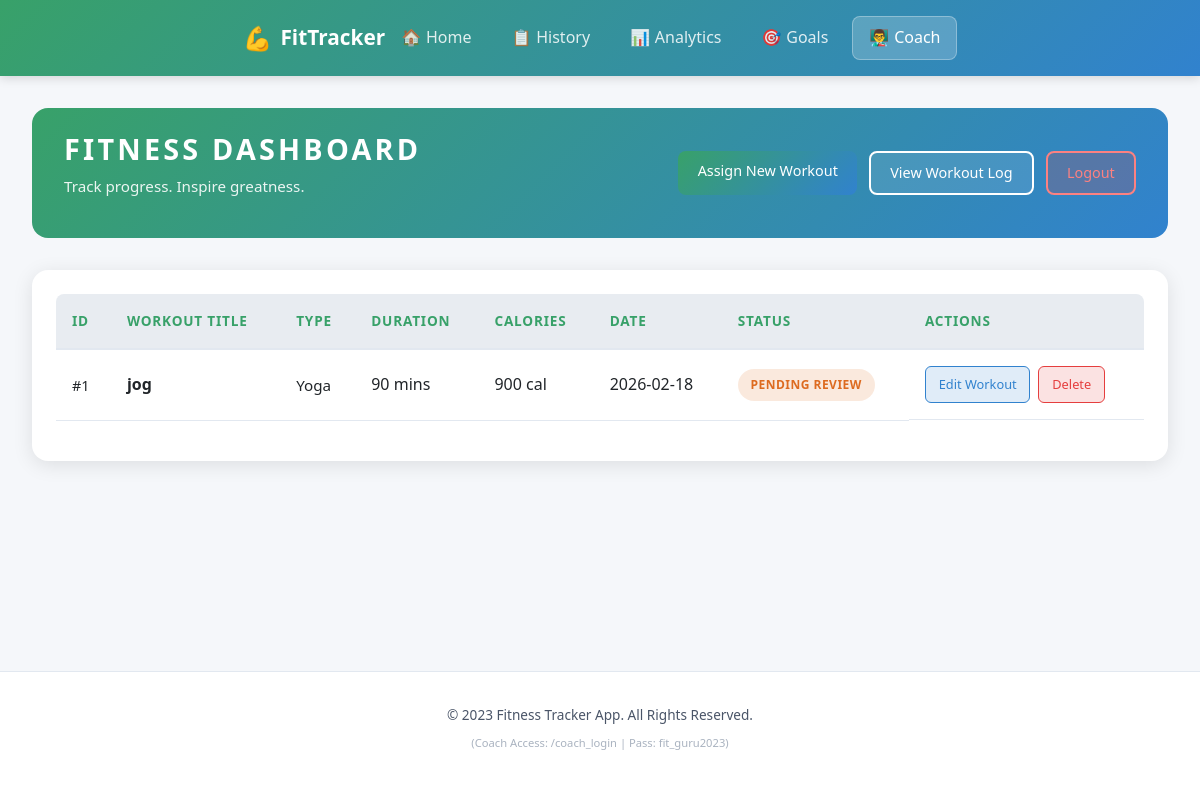
Screenshot of /fitness_dashboard (signed in) with the database file from the repository.
### tables this page shows
CREATE TABLE workouts (
            id INTEGER PRIMARY KEY AUTOINCREMENT,
            workout_title TEXT NOT NULL,
            workout_type TEXT NOT NULL,
            duration INTEGER NOT NULL,
            calories_burned INTEGER NOT NULL,
            workout_date DATE NOT NULL,
            status TEXT DEFAULT 'Pending Review',
            notes TEXT DEFAULT '',
            created_at TIMESTAMP DEFAULT CURRENT_TIMESTAMP
        );

### app.py (the view)
@app.route('/fitness_dashboard')
def fitness_dashboard():
    if not session.get('logged_in'):
        return redirect(url_for('coach_login'))
    conn = get_db()
    workouts = conn.execute('SELECT * FROM workouts ORDER BY workout_date DESC').fetchall()
    conn.close()
    return render_template('fitness_dashboard.html', workouts=workouts)

### app.py (called while the page is built)
def get_db():
    conn = sqlite3.connect(DATABASE)
    conn.row_factory = sqlite3.Row
    return conn

### templates/fitness_dashboard.html (shortened to what this page needs)
{% extends 'base.html' %}
{% block content %}
<div class="dashboard-header">
    <div class="header-content">
        <h1 class="dashboard-title">FITNESS DASHBOARD</h1>
        <p class="dashboard-subtitle">Track progress. Inspire greatness.</p>
    </div>
    <div class="header-actions">
        <a href="{{ url_for('assign_workout') }}" class="btn btn-primary-custom">Assign New Workout</a>
        <a href="{{ url_for('front_stage') }}" class="btn btn-outline">View Workout Log</a>
        <a href="{{ url_for('logout') }}" class="btn btn-logout">Logout</a>
    </div>
</div>
<div class="workouts-container">
    {% if workouts %}
    <div class="table-responsive">
        <table class="table workouts-table">
            <thead>
                <tr>
                    <th>ID</th>
                    <th>Workout Title</th>
                    <th>Type</th>
                    <th>Duration</th>
                    <th>Calories</th>
                    <th>Date</th>
                    <th>Status</th>
                    <th>Actions</th>
                </tr>
            </thead>
            <tbody>
                {% for workout in workouts %}
                <tr class="workout-row status-{{ workout.status | lower | replace(' ', '-') }}">
                    <td class="workout-id">#{{ workout.id }}</td>
                    <td class="workout-title">{{ workout.workout_title }}</td>
                    <td class="workout-type">{{ workout.workout_type }}</td>
                    <td class="workout-duration">{{ workout.duration }} mins</td>
                    <td class="workout-calories">{{ workout.calories_burned }} cal</td>
                    <td class="workout-date">{{ workout.workout_date }}</td>
                    <td class="workout-status">
                        <span class="status-badge status-{{ workout.status | lower | replace(' ', '-') }}">
                            {{ workout.status }}
                        </span>
                    </td>
                    <td class="workout-actions">
                        <a href="{{ url_for('edit_workout', workout_id=workout.id) }}" class="btn btn-action btn-edit">
                            Edit Workout
                        </a>
                        <a href="{{ url_for('delete_workout', workout_id=workout.id) }}"
                           class="btn btn-action btn-delete"
                           onclick="return confirm('Delete this workout?')">
                            Delete
                        </a>
                    </td>
                </tr>
                {% endfor %}
            </tbody>
        </table>
    </div>
    {% else %}
    <div class="empty-state">
        <div class="empty-icon">🏋️</div>
        <h3>No Workouts Logged Yet</h3>
        <p>The workout log is empty. Time to get moving!</p>
    </div>
    {% endif %}
</div>
{% endblock %}

### static/style.css (style rules this page uses)
:root { --bg-primary: #f5f7fa; --bg-secondary: #ffffff; --bg-tertiary: #e8ecf1; --text-primary: #2d3748; --text-secondary: #4a5568; --text-muted: #718096; --accent-green: #38a169; --accent-green-hover: #2f855a; --accent-blue: #3182ce; --accent-blue-hover: #2b6cb0; --success: #38a169; --danger: #e53e3e; --warning: #dd6b20; --border-color: #e2e8f0; --shadow: rgba(0, 0, 0, 0.1); }
* { margin: 0; padding: 0; box-sizing: border-box; }
body { font-family: 'Segoe UI', Tahoma, Geneva, Verdana, sans-serif; background-color: var(--bg-primary); color: var(--text-primary); min-height: 100vh; display: flex; flex-direction: column; line-height: 1.6; }
.btn-primary-custom { padding: 0.6rem 1.2rem; background: linear-gradient(135deg, var(--accent-green), var(--accent-blue)); border: none; color: white; border-radius: 8px; text-decoration: none; font-size: 0.9rem; font-weight: 500; transition: all 0.3s ease; }
.dashboard-header { display: flex; justify-content: space-between; align-items: center; padding: 1.5rem 2rem; margin-bottom: 2rem; background: linear-gradient(135deg, var(--accent-green), var(--accent-blue)); border-radius: 16px; color: white; flex-wrap: wrap; gap: 1rem; }
.dashboard-title { font-size: 1.8rem; font-weight: 700; letter-spacing: 0.2rem; color: white; }
.dashboard-subtitle { color: rgba(255, 255, 255, 0.9); font-size: 0.95rem; margin-top: 0.25rem; }
.header-actions { display: flex; gap: 0.75rem; flex-wrap: wrap; }
.btn-outline { padding: 0.6rem 1.2rem; background: rgba(255, 255, 255, 0.1); border: 2px solid white; color: white; border-radius: 8px; text-decoration: none; font-size: 0.9rem; font-weight: 500; transition: all 0.3s ease; }
.btn-logout { padding: 0.6rem 1.2rem; background: rgba(229, 62, 62, 0.2); border: 2px solid #fc8181; color: #fc8181; border-radius: 8px; text-decoration: none; font-size: 0.9rem; font-weight: 500; transition: all 0.3s ease; }
.workouts-container { background-color: var(--bg-secondary); border-radius: 16px; padding: 1.5rem; box-shadow: 0 4px 20px var(--shadow); }
.workouts-table { width: 100%; border-collapse: collapse; }
.workouts-table thead th { text-align: left; padding: 1rem; color: var(--accent-green); font-weight: 600; font-size: 0.85rem; text-transform: uppercase; letter-spacing: 0.05rem; border-bottom: 2px solid var(--border-color); background-color: var(--bg-tertiary); }
.workouts-table thead th:first-child { border-radius: 8px 0 0 0; }
.workouts-table thead th:last-child { border-radius: 0 8px 0 0; }
.workouts-table tbody td { padding: 1rem; border-bottom: 1px solid var(--border-color); vertical-align: middle; }
.workout-id { color: var(--text-muted); font-size: 0.9rem; font-weight: 500; }
.workout-title { font-weight: 600; color: var(--text-primary); }
.workout-type { color: var(--text-secondary); font-size: 0.95rem; }
.workout-duration, .workout-calories { color: var(--accent-blue); font-weight: 500; }
.workout-date { color: var(--text-secondary); }
.status-badge { display: inline-block; padding: 0.4rem 0.8rem; border-radius: 20px; font-size: 0.75rem; font-weight: 600; text-transform: uppercase; letter-spacing: 0.03rem; }
.status-badge.status-pending-review { background-color: rgba(221, 107, 32, 0.15); color: var(--warning); }
.workout-actions { display: flex; gap: 0.5rem; flex-wrap: wrap; }
.btn-action { padding: 0.5rem 0.8rem; border-radius: 6px; font-size: 0.8rem; text-decoration: none; transition: all 0.3s ease; white-space: nowrap; font-weight: 500; }
.btn-edit { background-color: rgba(49, 130, 206, 0.15); color: var(--accent-blue); border: 1px solid var(--accent-blue); }
.btn-delete { background-color: rgba(229, 62, 62, 0.15); color: var(--danger); border: 1px solid var(--danger); }

### rows the page displays
workouts: id "1", workout_title "jog", workout_type "Yoga", duration "90", calories_burned "900", workout_date "2026-02-18", status "PENDING REVIEW"
